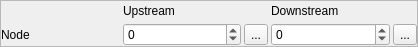
<?xml version="1.0" encoding="UTF-8"?>
<ui version="4.0">
 <class>Form</class>
 <widget class="QWidget" name="Form">
  <property name="geometry">
   <rect>
    <x>0</x>
    <y>0</y>
    <width>418</width>
    <height>47</height>
   </rect>
  </property>
  <property name="windowTitle">
   <string>Form</string>
  </property>
  <layout class="QVBoxLayout" name="verticalLayout">
   <property name="leftMargin">
    <number>0</number>
   </property>
   <property name="topMargin">
    <number>0</number>
   </property>
   <property name="rightMargin">
    <number>0</number>
   </property>
   <property name="bottomMargin">
    <number>0</number>
   </property>
   <item>
    <widget class="QFrame" name="frame_3">
     <property name="frameShape">
      <enum>QFrame::StyledPanel</enum>
     </property>
     <property name="frameShadow">
      <enum>QFrame::Raised</enum>
     </property>
     <layout class="QGridLayout" name="gridLayout_3">
      <property name="leftMargin">
       <number>0</number>
      </property>
      <property name="topMargin">
       <number>0</number>
      </property>
      <property name="rightMargin">
       <number>0</number>
      </property>
      <property name="bottomMargin">
       <number>0</number>
      </property>
      <property name="spacing">
       <number>3</number>
      </property>
      <item row="1" column="4">
       <widget class="QToolButton" name="toolButton_pickav">
        <property name="text">
         <string>...</string>
        </property>
        <property name="icon">
         <iconset>
          <normaloff>:/plugins/Lamia/icons/select.png</normaloff>:/plugins/Lamia/icons/select.png</iconset>
        </property>
       </widget>
      </item>
      <item row="0" column="1">
       <widget class="QLabel" name="label_5">
        <property name="text">
         <string>Upstream</string>
        </property>
       </widget>
      </item>
      <item row="1" column="0">
       <widget class="QLabel" name="label_9">
        <property name="text">
         <string>Node</string>
        </property>
       </widget>
      </item>
      <item row="1" column="3">
       <widget class="QSpinBox" name="spinBox_lk_noeud2">
        <property name="minimum">
         <number>-1</number>
        </property>
        <property name="maximum">
         <number>999999</number>
        </property>
       </widget>
      </item>
      <item row="1" column="1">
       <widget class="QSpinBox" name="spinBox_lk_noeud1">
        <property name="minimum">
         <number>-1</number>
        </property>
        <property name="maximum">
         <number>999999</number>
        </property>
       </widget>
      </item>
      <item row="0" column="3">
       <widget class="QLabel" name="label_7">
        <property name="text">
         <string>Downstream</string>
        </property>
       </widget>
      </item>
      <item row="1" column="2">
       <widget class="QToolButton" name="toolButton_pickam">
        <property name="text">
         <string>...</string>
        </property>
        <property name="icon">
         <iconset>
          <normaloff>:/plugins/Lamia/icons/select.png</normaloff>:/plugins/Lamia/icons/select.png</iconset>
        </property>
       </widget>
      </item>
     </layout>
    </widget>
   </item>
  </layout>
 </widget>
 <resources/>
 <connections/>
</ui>
